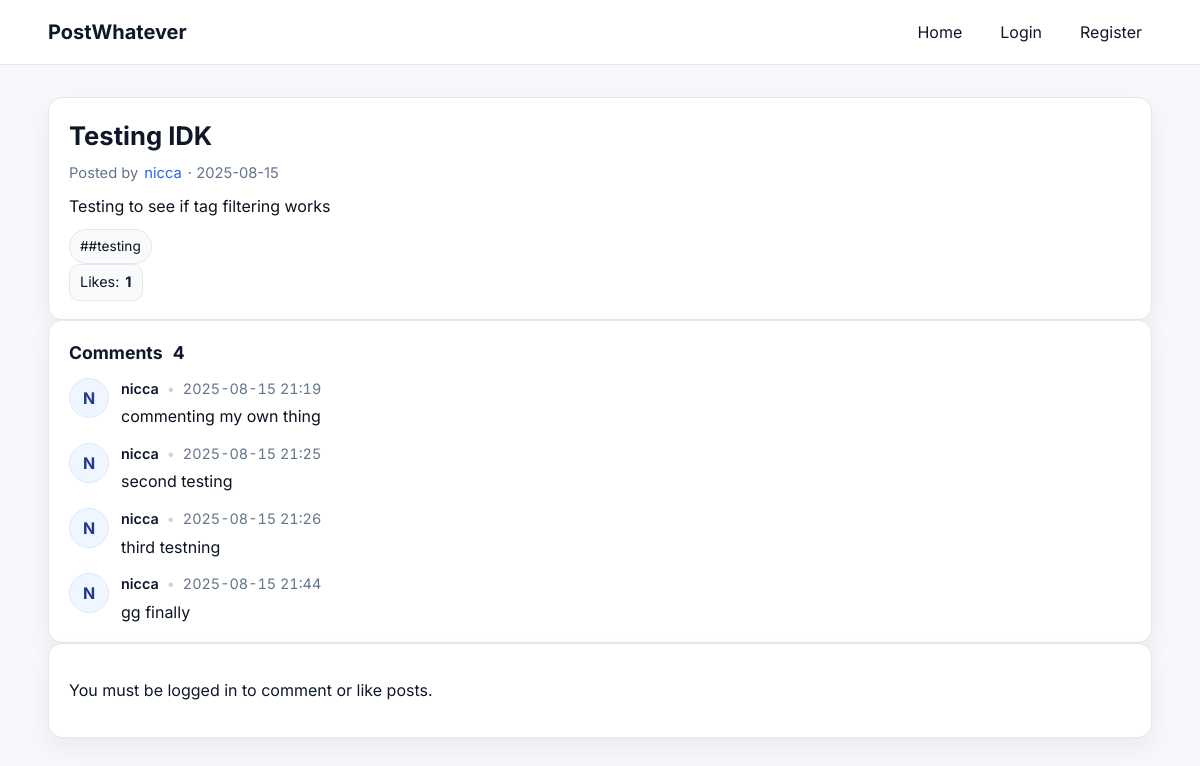
Page /post/7 on the committed database.
### app/models.py (models this page shows)
class Post(db.Model):
    id = db.Column(db.Integer, primary_key=True)
    title = db.Column(db.String(100), nullable=False)
    content = db.Column(db.Text, nullable=False)
    date_posted = db.Column(db.DateTime, default=datetime.utcnow)
    user_id = db.Column(db.Integer, db.ForeignKey('user.id'), nullable=False)
    comments = db.relationship('Comment', backref='post', lazy=True, cascade="all, delete")
    likes = db.relationship('Like', backref='post', lazy='dynamic', cascade="all, delete")
    tags = db.relationship('Tag', secondary=post_tags, backref=db.backref('posts', lazy='dynamic'))

class User(UserMixin, db.Model):
    id = db.Column(db.Integer, primary_key=True)
    username = db.Column(db.String(20), unique=True, nullable=False)
    email = db.Column(db.String(120), unique=True, nullable=False)
    password = db.Column(db.String(60), nullable=False)
    profile_pic = db.Column(db.String(120), default='default.jpg')
    is_admin = db.Column(db.Boolean, default=False, nullable=False)
    posts = db.relationship('Post', backref='author', lazy=True)

class Tag(db.Model):
    id = db.Column(db.Integer, primary_key=True)
    name = db.Column(db.String(50), unique=True, nullable=False)

class Comment(db.Model):
    id = db.Column(db.Integer, primary_key=True)
    content = db.Column(db.Text, nullable=False)
    date_posted = db.Column(db.DateTime, default=datetime.utcnow)
    user_id = db.Column(db.Integer, db.ForeignKey('user.id'), nullable=False)
    post_id = db.Column(db.Integer, db.ForeignKey('post.id'), nullable=False)
    author = db.relationship('User', backref='comments', lazy=True)

### app/views.py (the view)
@app.route('/post/<int:post_id>')
def post_detail(post_id):
    post = Post.query.get_or_404(post_id)
    form = CommentForm()
    liked = False
    if current_user.is_authenticated:
        liked = Like.query.filter_by(user_id=current_user.id, post_id=post.id).first() is not None
    like_count = post.likes.count()
    return render_template('post_detail.html', post=post, form=form, liked=liked, like_count=like_count)

### app/__init__.py (called while the page is built)
@app.context_processor
def inject_csrf():
    return dict(csrf_token=generate_csrf)

@app.after_request
def set_csrf_cookie(response):
    response.set_cookie(
        "csrf_token",
        generate_csrf(),
        samesite="Lax",
        secure=False
    )
    return response

### app/templates/post_detail.html (shortened to what this page needs)
{% extends "base.html" %}
{% block content %}
<article class="card" aria-labelledby="post-title">
  <header class="card-head">
    <h1 id="post-title" class="card-title" style="font-size:1.6rem; margin-bottom:6px;">
      {{ post.title }}
    </h1>
    <div class="card-meta">
      Posted by
      <a href="{{ url_for('user_profile', username=post.author.username) }}">{{ post.author.username }}</a>
      · {{ post.date_posted.strftime('%Y-%m-%d') }}
    </div>
  </header>
  <div class="card-body">
    <p style="white-space:pre-wrap; margin:0;">{{ post.content }}</p>
  </div>
  {% if post.tags %}
  <div class="tags" style="margin-top:10px;">
    {% for tag in post.tags %}
      <a href="{{ url_for('tag_posts', tag_name=tag.name) }}" class="tag">#{{ tag.name }}</a>
    {% endfor %}
  </div>
  {% endif %}
  <footer class="card-foot">
    <div class="like-row" role="group" aria-label="Post reactions">
      <span class="like-count" aria-live="polite">
        Likes:
        <strong data-like-count="{{ post.id }}">
          {% if post.likes.filter_by is not undefined %}
            {{ post.likes.count() }}
          {% else %}
            {{ post.likes|length }}
          {% endif %}
        </strong>
      </span>
    </div>
  </footer>
</article>
<section class="card" aria-labelledby="comments-heading">
  <h2 id="comments-heading" class="section-title">
    Comments
    <span class="badge" style="margin-left:6px;">
      <span data-comment-count="{{ post.id }}">
        {% if post.comments.filter_by is not undefined %}
          {{ post.comments.count() }}
        {% else %}
          {{ post.comments|length }}
        {% endif %}
      </span>
    </span>
  </h2>
  {% set comments_iter = (post.comments.all() if post.comments.all is not undefined else post.comments) %}
  {% if comments_iter %}
    <ul class="comments-list" data-comments-list="{{ post.id }}">
      {% for comment in comments_iter %}
        <li class="comment-item">
          <div class="avatar" aria-hidden="true">
            {{ comment.author.username[:1] | upper }}
          </div>
          <div class="comment-content">
            <div class="comment-head">
              <a class="comment-author" href="{{ url_for('user_profile', username=comment.author.username) }}">
                {{ comment.author.username }}
              </a>
              <span class="dot">•</span>
              <time class="comment-time">{{ comment.date_posted.strftime('%Y-%m-%d %H:%M') }}</time>
            </div>
            <p class="comment-text">{{ comment.content }}</p>
          </div>
        </li>
      {% endfor %}
    </ul>
  {% else %}
    <p class="no-comments">No comments yet. Be the first to comment!</p>
    <ul class="comments-list" data-comments-list="{{ post.id }}" hidden></ul>
  {% endif %}
</section>
{% if current_user.is_authenticated %}
<section class="card" aria-labelledby="add-comment-heading">
  <h2 id="add-comment-heading" class="section-title">Add a Comment</h2>
  <form method="POST"
        action="{{ url_for('comment', post_id=post.id) }}"
        class="comment-form"
        data-comment-form
        data-post-id="{{ post.id }}"
        novalidate>
    {{ form.hidden_tag() }}
    <div class="form-group">
      {{ form.content.label(class="form-label") }}
      {{ form.content(rows=4, class="form-input", placeholder="Write something nice…", **{'data-autosize': 'true'}) }}
    </div>
    <div class="form-actions">
      <button type="submit" class="btn btn-primary">
        {{ form.submit.label.text or 'Post comment' }}
      </button>
    </div>
  </form>
</section>
{% else %}
  <div class="card"><p>You must be logged in to comment or like posts.</p></div>
{% endif %}
{% endblock %}

### app/templates/base.html (shortened to what this page needs)
<!DOCTYPE html>
<html lang="en">
<head>
  <link rel="stylesheet" href="{{ url_for('static', filename='css/style.css') }}">
</head>
<body>
  <nav class="navbar">
    <div class="container nav-inner">
      <a href="{{ url_for('home') }}" class="brand">PostWhatever</a>
      <ul class="nav-links">
        <li><a href="{{ url_for('home') }}">Home</a></li>
        {% if current_user.is_authenticated %}
          <li><a href="{{ url_for('new_post') }}">New Post</a></li>
          <li><a href="{{ url_for('logout') }}">Logout</a></li>
        {% else %}
          <li><a href="{{ url_for('login') }}">Login</a></li>
          <li><a href="{{ url_for('register') }}">Register</a></li>
        {% endif %}
      </ul>
    </div>
  </nav>
  <main class="container site-main">
    {% block content %}{% endblock %}
  </main>
</body>
</html>

### app/static/css/style.css (style rules this page uses)
:root { --bg: #f6f8fb; --surface: #ffffff; --text: #0f172a; --muted: #64748b; --border: #e5e7eb; --ring: #93c5fd; --shadow: 0 10px 24px rgba(2,6,23,.06); --primary: #2563eb; --primary-600: #1d4ed8; --accent: #f97316; --accent-600: #ea580c; --radius: 14px; }
* { box-sizing: border-box; }
html,body { height:100%; }
body { margin:0; font-family: Inter, ui-sans-serif, system-ui, -apple-system, Segoe UI, Roboto, "Helvetica Neue", Arial, "Apple Color Emoji", "Segoe UI Emoji"; color: var(--text); background: var(--bg); line-height: 1.55; }
a { color: var(--primary); text-decoration: none; }
.container { width: min(1120px, 92%); margin-inline: auto; }
.site-main { padding-block: 32px 64px; }
.navbar { position: sticky; top: 0; z-index: 50; background: #fff; border-bottom: 1px solid var(--border); backdrop-filter: saturate(180%) blur(8px); }
.nav-inner { display:flex; align-items:center; justify-content:space-between; height:64px; }
.brand { font-weight: 700; font-size: 1.25rem; color: var(--text); }
.nav-links { list-style:none; display:flex; gap: 18px; margin:0; padding:0; }
.nav-links a { display:inline-block; padding:8px 10px; border-radius:10px; color: var(--text); text-decoration:none; }
.card { background: var(--surface); border: 1px solid var(--border); border-radius: var(--radius); box-shadow: var(--shadow); padding: 18px 20px; }
.card-head { margin-bottom:8px; }
.card-title { margin:0; font-size:1.2rem; }
.card-meta { font-size:.92rem; color: var(--muted); display:flex; gap:6px; align-items:center; }
.card-body { margin:10px 0 6px; color:#0b1220; }
.tags { display:flex; gap:8px; flex-wrap:wrap; }
.tag { display:inline-flex; align-items:center; gap:6px; padding:6px 10px; border-radius: 999px; border:1px solid var(--border); background:#f8fafc; font-size:.85rem; color:#0b1220; }
.like-row { display:flex; align-items:center; gap:12px; flex-wrap:wrap; }
.like-count { display:inline-flex; align-items:center; gap:6px; padding:6px 10px; border-radius:10px; background:#f8fafc; border:1px solid var(--border); font-size:.9rem; }
.section-title { margin:0 0 12px; font-size:1.1rem; font-weight:700; }
.comments-list { list-style:none; margin:0; padding:0; display:grid; gap:14px; }
.comment-item { display:flex; gap:12px; }
.avatar { flex: 0 0 40px; height:40px; width:40px; border-radius:50%; display:flex; align-items:center; justify-content:center; background:#eff6ff; color:#1e3a8a; font-weight:700; border:1px solid #dbeafe; }
.comment-content { flex:1; }
.comment-head { display:flex; align-items:center; gap:8px; font-size:.9rem; color: var(--muted); margin-bottom:4px; }
.comment-author { font-weight:600; color: var(--text); }
.comment-time { font-variant-numeric: tabular-nums; }
.dot { color:#cbd5e1; }
.comment-text { margin:0; color:#0b1220; }

### rows in the picture
Post: title "Testing IDK", date_posted "2025-08-15", content "Testing to see if tag filtering works"
User: author.username "nicca"
Tag: name "#testing"
Comment: author "N", author.username "nicca", date_posted "2025-08-15 21:19", content "commenting my own thing"
Comment: author "N", author.username "nicca", date_posted "2025-08-15 21:25", content "second testing"
Comment: author "N", author.username "nicca", date_posted "2025-08-15 21:26", content "third testning"
Comment: author "N", author.username "nicca", date_posted "2025-08-15 21:44", content "gg finally"

### other values in the picture
{{ post.likes.count() }} "1"
{{ post.comments|length }} "4"
